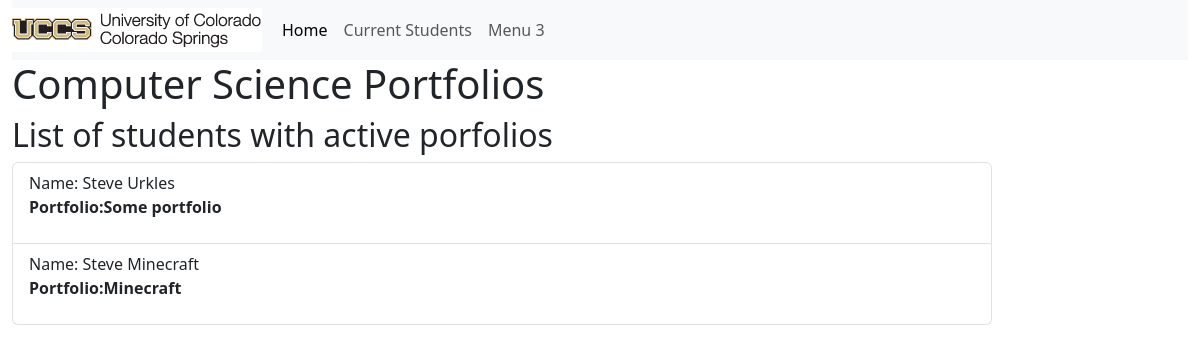
The page / on the database its author committed.
### portfolio_app/models.py (models this page shows, shortened)
class Student(models.Model):
    MAJOR = (
        ('CSCI-BS', 'BS in Computer Science'),
        ('CPEN-BS', 'BS in Computer Engineering'),
        ('BIGD-BI', 'BI in Game Design and Development'),
        ('BICS-BI', 'BI in Computer Science'),
        ('BISC-BI', 'BI in Computer Security'),
        ('CSCI-BA', 'BA in Computer Science'),
        ('DASE-BS', 'BS in Data Analytics and Systems Engineering')
    )
    name = models.CharField(max_length = 200)
    email = models.CharField("UCCS EMAIL", max_length = 200)
    major = models.CharField(max_length = 200, choices=MAJOR)
    portfolio = models.ForeignKey(Portfolio, null=True, on_delete = models.CASCADE, unique=True)
    def __str__(self):
        return self.name

class Portfolio(models.Model):
    title = models.CharField(max_length = 200)
    contact_email =  models.CharField(max_length = 200)
    is_active = models.BooleanField(default=True,)
    about = models.CharField(max_length = 1000, blank = True)

### portfolio_app/views.py (the view)
# urls.py: path('',views.index,name='index'),
def index(request):
    active_student_portfolios = Student.objects.select_related("portfolio").all().filter(portfolio__is_active=True)
    print("QUERY:: Students with Active portfolios? Response:",active_student_portfolios.select_related('portfolio'))
    return render( request, 'portfolio_app/index.html', {'active_student_portfolios':active_student_portfolios})

### portfolio_app/templates/portfolio_app/index.html
{% extends "portfolio_app/base_template.html" %}
{% block content %}
<h1>Computer Science Portfolios</h1>
<h2> List of students with active porfolios </h2>
    <ul class="list-group">
        {%for s in active_student_portfolios%}
        <li class="list-group-item">Name: {{s.name}}
            <p><strong>Portfolio:{{s.portfolio.title}}
            </strong></p>
        </li>
        {%endfor%}
    </ul>
{% endblock %}

### rows shown on the page
Student: name "Steve Urkles", portfolio "Some portfolio"
Student: name "Steve Minecraft", portfolio "Minecraft"
